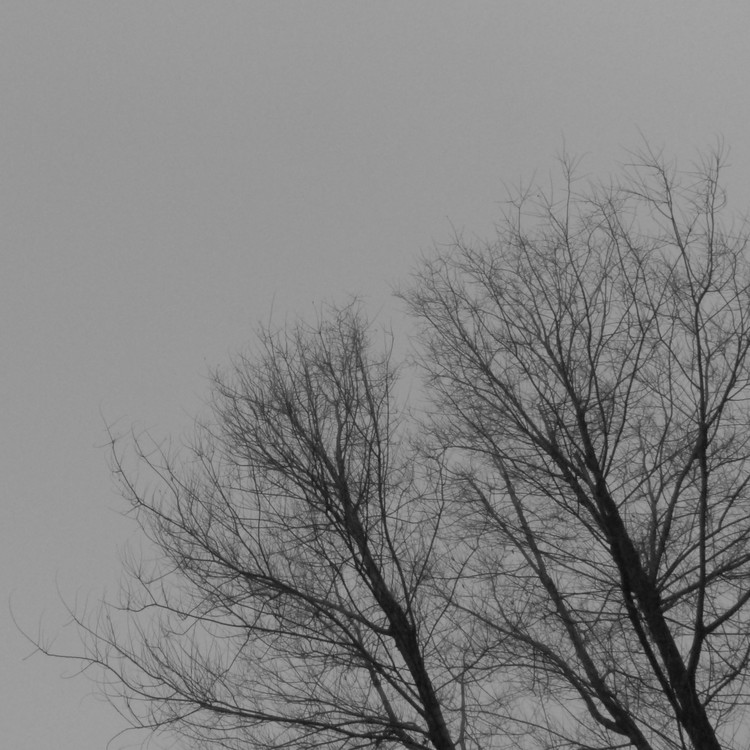
#> input picture Images/7.jpg, 750 x 750 px, given in place of 7.png, which was not available
$ python Dehaze.py
#> lines starting #> are read from the running program, lines starting #| are printed output that depends on the picture; long printed decimals are rounded; pictures that were not available may be replaced by others from this repository, and a replacement may not be noted
import numpy as np
from PIL import Image
import cv2

img=Image.open("/home/wlj/pic/7.png")
#> img is the input picture: PIL image 750x750 RGB; min 11, max 166, mean 130.3
img=np.array(img)/255.0
#> img: shape (750, 750, 3) float64


def minfilter(img,r):
#> called with r = 7
    H,W=img.shape
#> H = 750; W = 750
    im=img.copy()
    center=r
    for row in range(center,H-center):
        for col in range(center,W-center):
            im[row][col]=img[row-center:row+center+1,col-center:col+center+1].min(0).min(0)
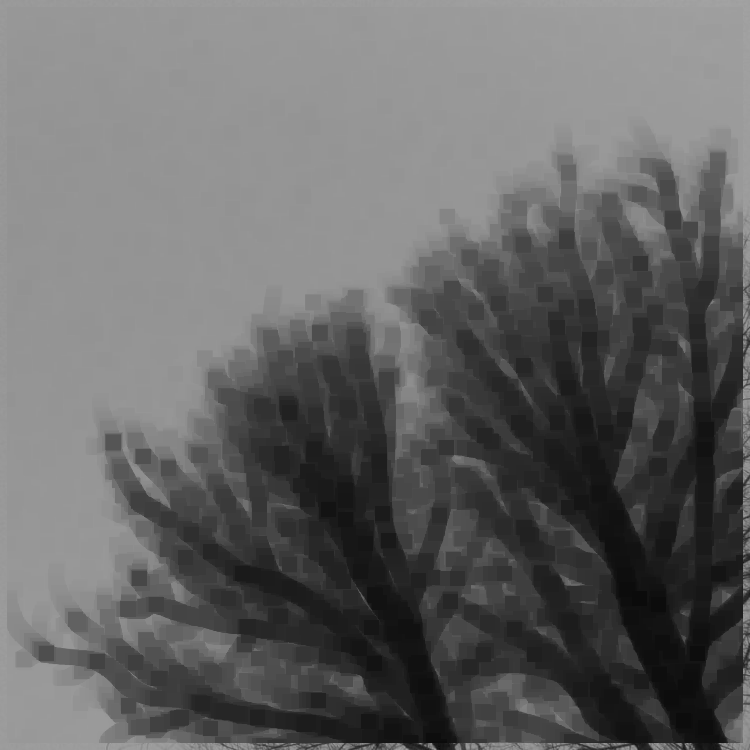
#> im: shape (750, 750) float64; min 0.0431, max 0.643, mean 0.398
    return im

def guardedfilter(I,p,r,eps):
    '''meanI=average_filter(I,r)
    meanp=average_filter(p,r)
    corrI=average_filter(I*I,r)
    corrIp=average_filter(I*p,r)
    varI=corrI-meanI*meanI
    covIp=corrIp-meanI*meanp
    a=covIp/(varI+eps)
    b=meanp-a*meanI
    meana=average_filter(a,r)
    meanb=average_filter(b,r)
    return meana*I+meanb'''
#> called with r = 81, eps = 0.001
    m_I = cv2.boxFilter(I, -1, (r, r))
    m_p = cv2.boxFilter(p, -1, (r, r))
    m_Ip = cv2.boxFilter(I * p, -1, (r, r))
    cov_Ip = m_Ip - m_I * m_p

    m_II = cv2.boxFilter(I * I, -1, (r, r))
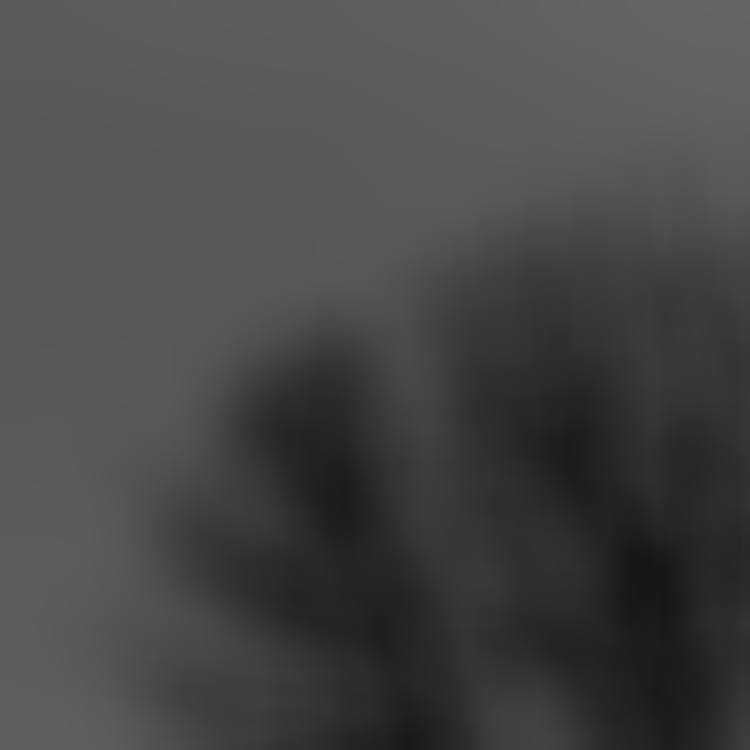
#> m_II: shape (750, 750) float64; min 0.0873, max 0.397, mean 0.278
    var_I = m_II - m_I * m_I
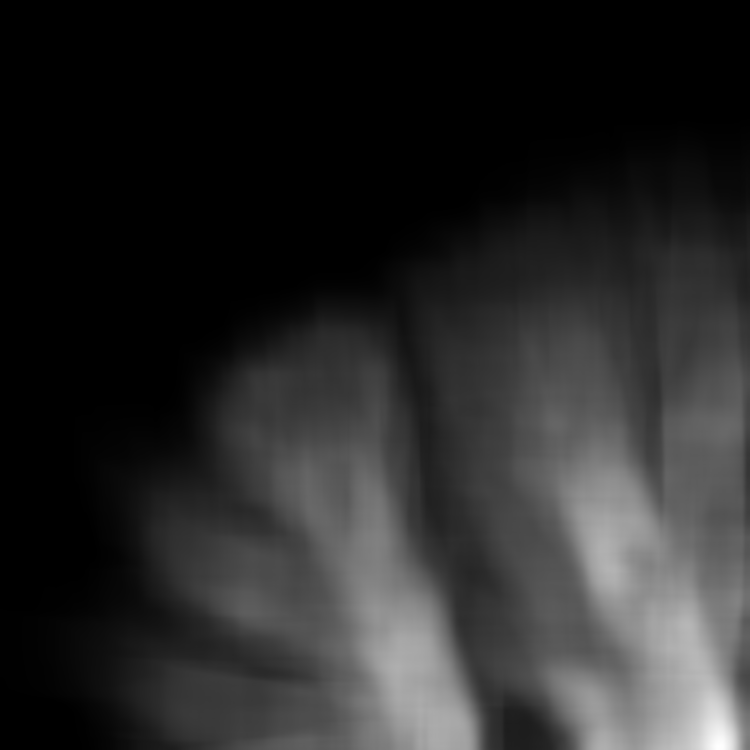
#> var_I: shape (750, 750) float64; min 1.21e-05, max 0.0436, mean 0.00704; drawn with min black and max white

    a = cov_Ip / (var_I + eps)
    b = m_p - a * m_I
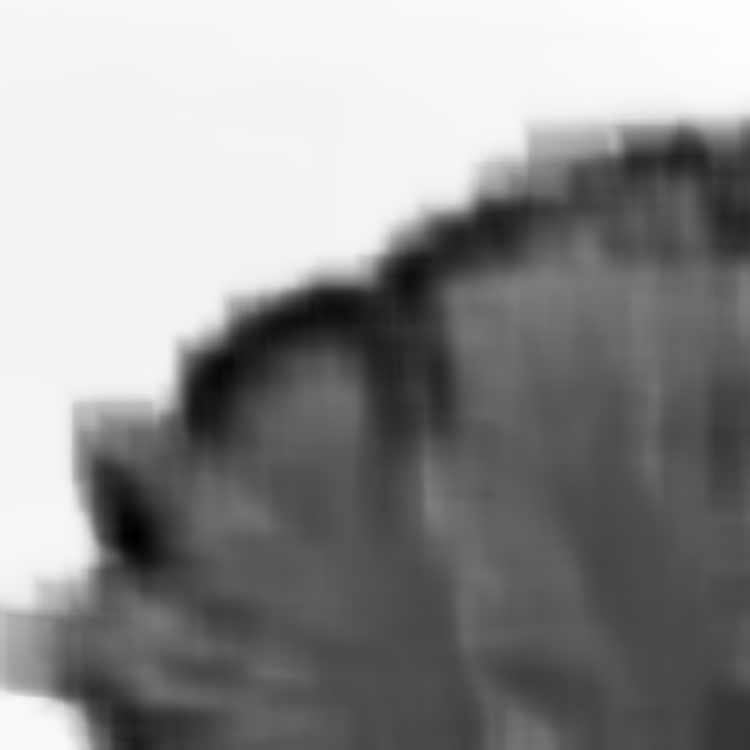
#> b: shape (750, 750) float64; min -0.177, max 0.616, mean 0.271; drawn with min black and max white

    m_a = cv2.boxFilter(a, -1, (r, r))
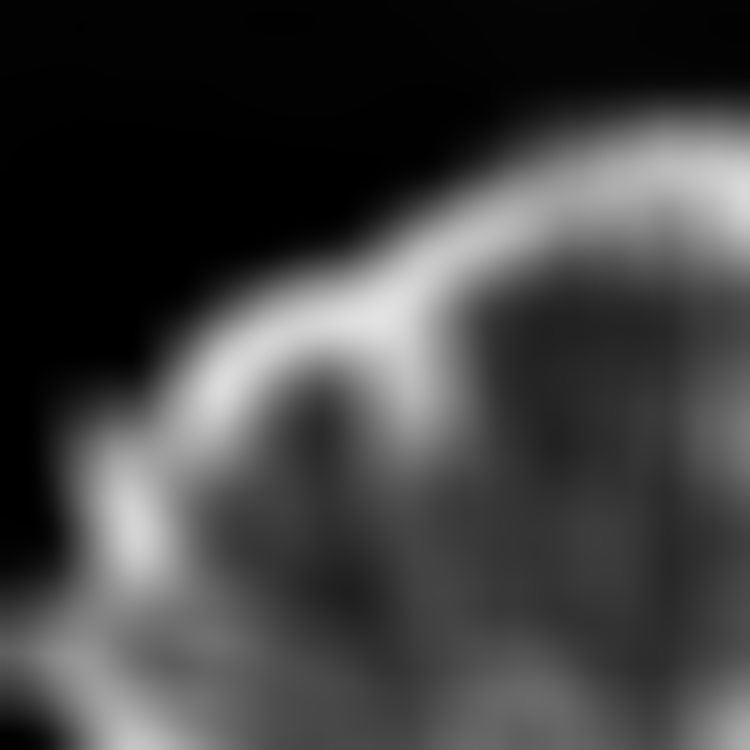
#> m_a: shape (750, 750) float64; min 0.00023, max 0.889, mean 0.254
    m_b = cv2.boxFilter(b, -1, (r, r))
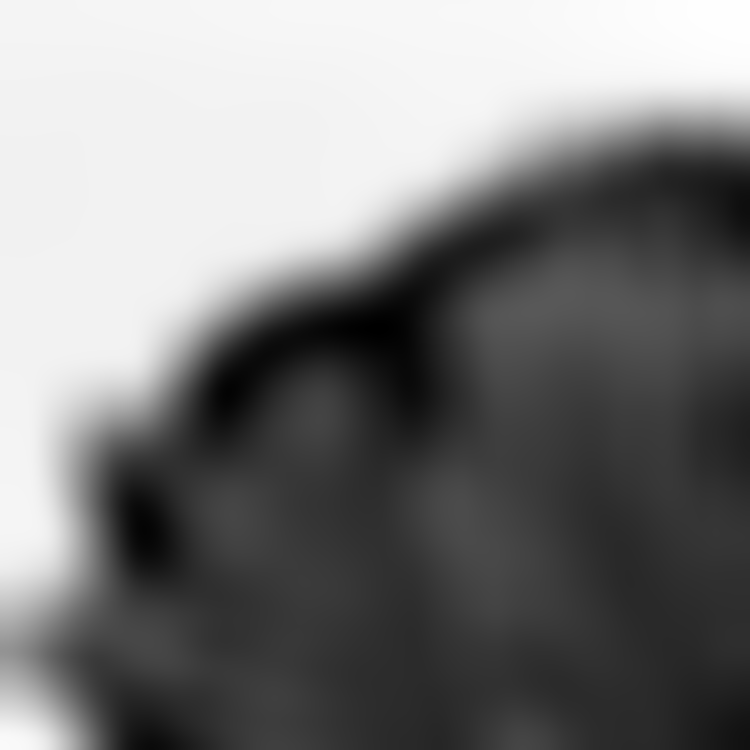
#> m_b: shape (750, 750) float64; min -0.054, max 0.613, mean 0.27; drawn with min black and max white

    return m_a * I + m_b

def getI_A(imgg):
    img=imgg.copy()
    img1 = np.min(img, 2)
    img2 = minfilter(img1, 7)
    img2 = guardedfilter(img1, img2, 81, 0.001)
    bins = 3000
    ht = np.histogram(img2, bins)
    d = np.cumsum(ht[0]) / float(img2.size)
#> d = 3000 values from 1.78e-06 to 1
    for lmax in range(bins - 1, 0, -1):
        if d[lmax] <= 0.999:
            break
    print(d[lmax])
#| 0.9988
    A = np.mean(img, 2)[img2 >= ht[1][lmax]].max()
#> A = 0.643
    print(A)
#| 0.6431
    img2*=0.95
    return img2,A

img2,A=getI_A(img)
#> A = 0.643
Y=np.zeros(img.shape)
t0=np.zeros(img2.shape)
t0+=0.1
tx=np.maximum(1-img2,0.1)
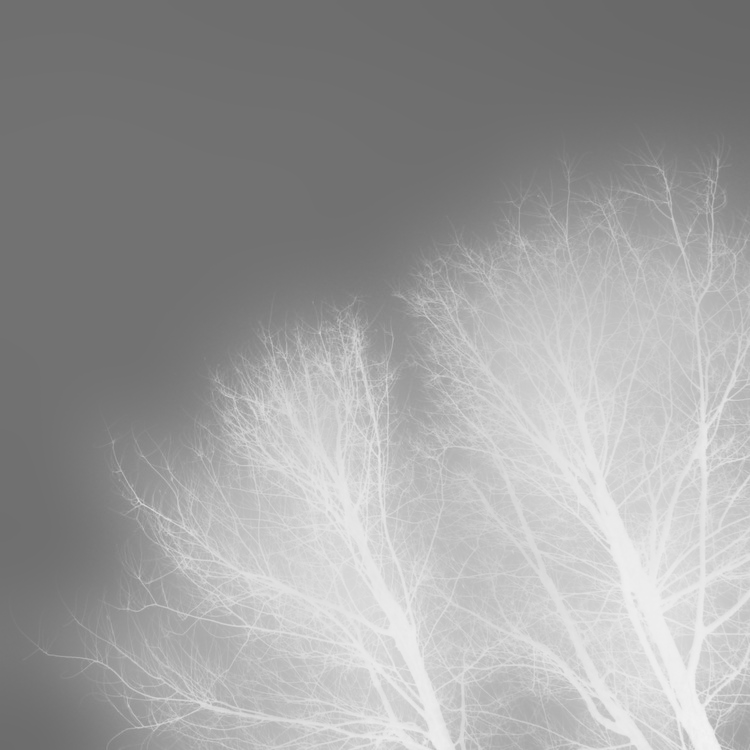
#> tx: shape (750, 750) float64; min 0.41, max 0.959, mean 0.622
for k in range(3):
    Y[:, :, k] = (img[:,:,k]-A)/np.maximum(1-img2,0.1)+A
# 颜色校正
Y = np.clip(Y, 0, 1)
print(Y[0][:10])
#| [[0.5623 0.5623 0.5623]
#|  [0.5444 0.5444 0.5444]
#|  [0.5354 0.5354 0.5354]
#|  [0.5354 0.5354 0.5354]
#|  [0.5533 0.5533 0.5533]
#|  [0.5534 0.5534 0.5534]
#|  [0.5444 0.5444 0.5444]
#|  [0.5354 0.5354 0.5354]
#|  [0.5354 0.5354 0.5354]
#|  [0.5444 0.5444 0.5444]]
Y=Y*255
Y=Y.astype('uint8')

Image.fromarray(Y).show()

$ run again, with Images/1.jpg copied over Images/7.jpg
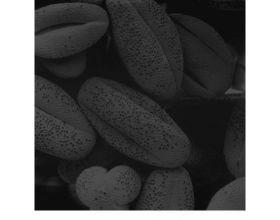
#> input picture Images/1.jpg, 280 x 220 px, given in place of 7.png, which was not available
#> img is the input picture: PIL image 280x220 RGB; min 0, max 255, mean 98.7
#> img: shape (220, 280, 3) float64
#> in guardedfilter, `return m_a * I + m_b`:
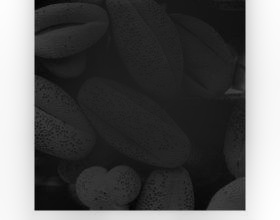
#> returned value: shape (220, 280) float64; min -0.042, max 0.88, mean 0.283; drawn with min black and max white
#> d = 3000 values from 1.62e-05 to 1
#| 0.999
#> in getI_A, `A = np.mean(img, 2)[img2 >= ht[1][lmax]].max()`: A = 1
#| 1.0
#> after the loop `for k in range(3):`:
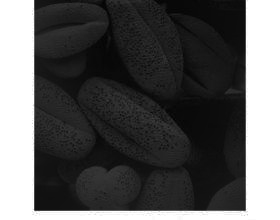
#> Y: shape (220, 280, 3) float64; min -0.0239, max 1, mean 0.337; drawn with min black and max white
#| [[1. 1. 1.]
#|  [1. 1. 1.]
#|  [1. 1. 1.]
#|  [1. 1. 1.]
#|  [1. 1. 1.]
#|  [1. 1. 1.]
#> (further printed lines are left out)

$ run again, with Images/2.jpg copied over Images/7.jpg
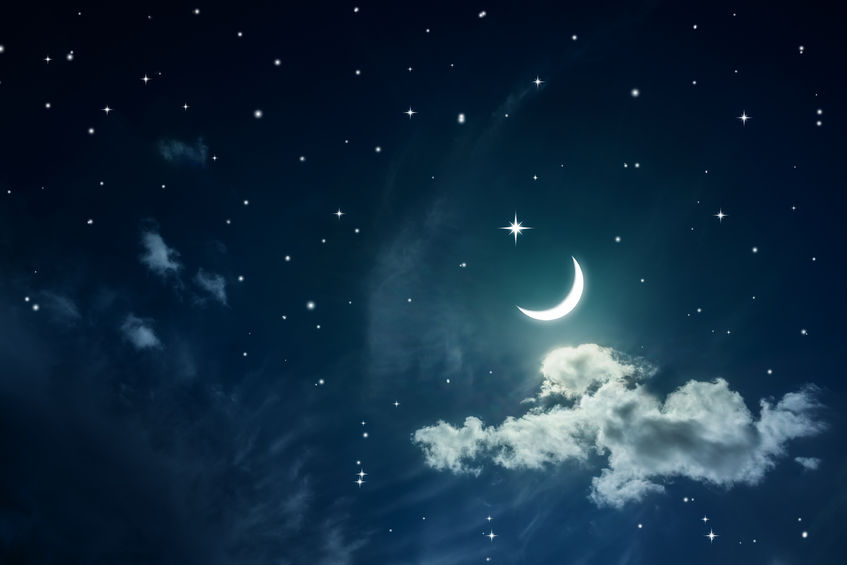
#> input picture Images/2.jpg, 847 x 565 px, given in place of 7.png, which was not available
#> img is the input picture: PIL image 847x565 RGB; mean R, G, B 18.3, 42.6, 62.7
#> img: shape (565, 847, 3) float64
#> in guardedfilter, `return m_a * I + m_b`:
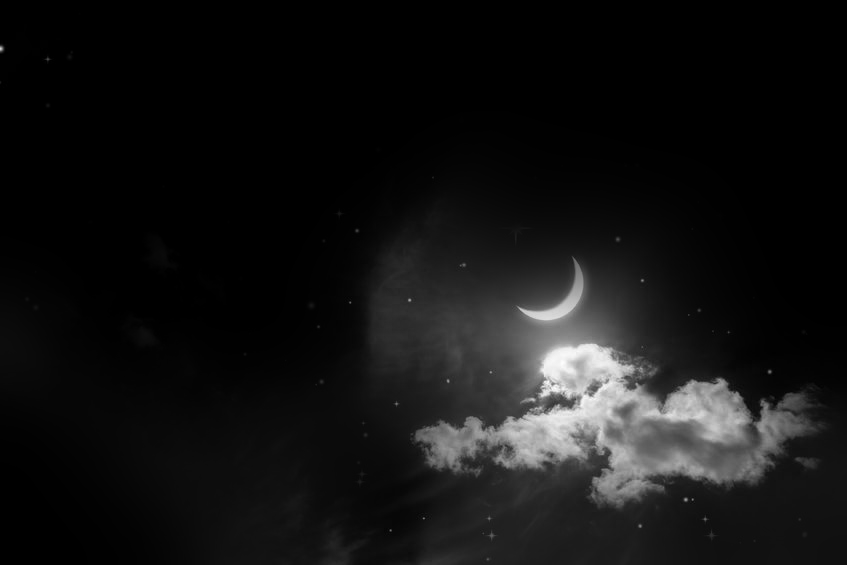
#> returned value: shape (565, 847) float64; min -0.000353, max 0.516, mean 0.0393; drawn with min black and max white
#> d = 3000 values from 0.00174 to 1
#| 0.999
#> in getI_A, `A = np.mean(img, 2)[img2 >= ht[1][lmax]].max()`: A = 0.952
#| 0.9516
#> after the loop `for k in range(3):`:
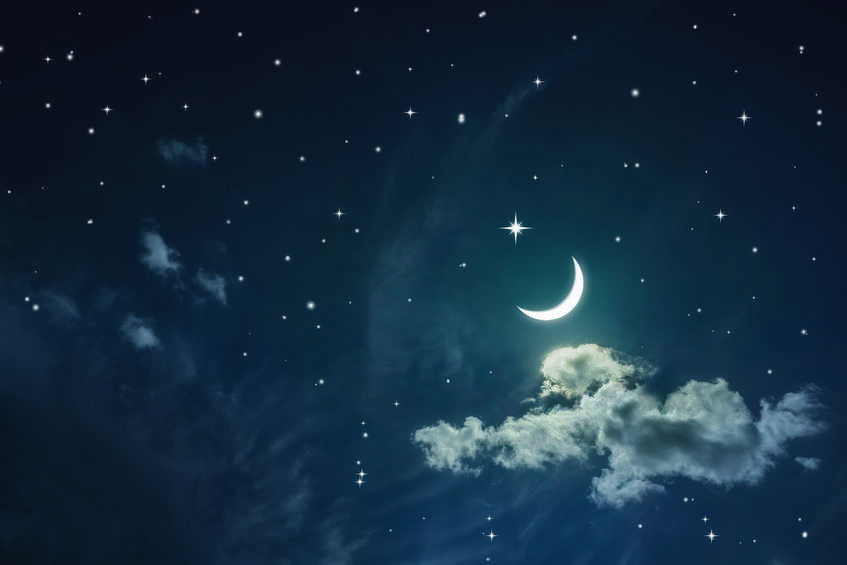
#> Y: shape (565, 847, 3) float64; mean R, G, B 0.046, 0.147, 0.228; drawn with min black and max white
#| [[0.         0.01516 0.05832]
#|  [0.         0.01516 0.05832]
#|  [0.         0.01515 0.05831]
#|  [0.         0.01515 0.05831]
#|  [0.         0.01515 0.05831]
#|  [0.         0.01515 0.05831]
#> (further printed lines are left out)
